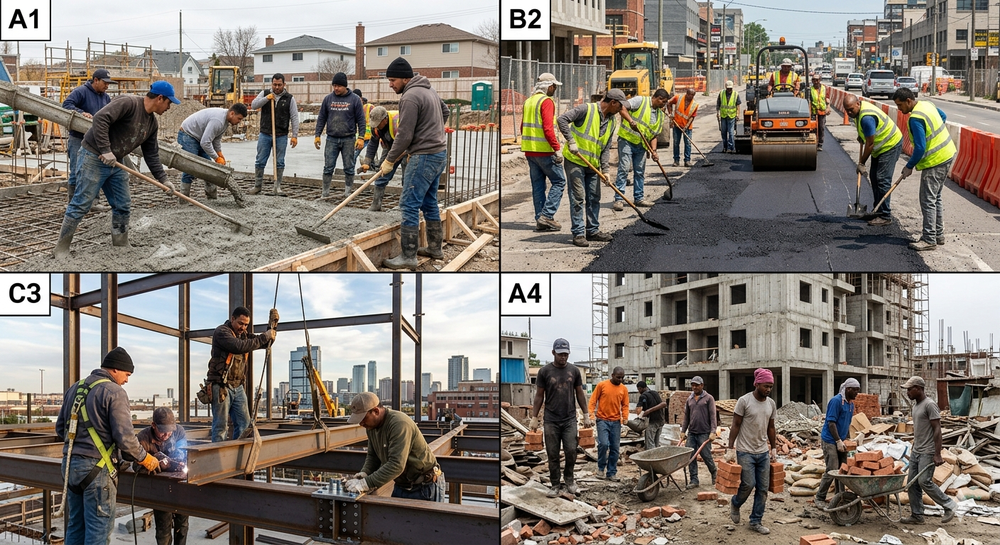
#> input picture data/raw/4/Gemini_Generated_Image_10fmvl10fmvl10fm.png, 1000 x 545 px, shrunk from 1408 x 768 before the run; its folder holds only this picture in this run
$ python crop_images.py
#> lines starting #> are read from the running program, lines starting #| are printed output that depends on the picture
from PIL import Image
from pathlib import Path

ROOT     = Path(__file__).resolve().parent.parent.parent.parent
input_folder = Path(__file__).resolve().parent
output_folder = ROOT / "data" / "raw"/ "ai_gen"
output_folder.mkdir(exist_ok=True)

# Lấy danh sách tên gốc đã crop rồi
done = {p.stem.rsplit("_", 2)[0] for p in output_folder.glob("*.png")}

for img_path in input_folder.glob("*.[pj][np][gg]"):  # khớp .png và .jpg
    if img_path.stem in done:
        print(f"Bỏ qua: {img_path.name}")
        continue

    img = Image.open(img_path)
#> img is the input picture: PIL image 1000x545 RGBA; mean R, G, B, A 130.7, 122.2, 113.6, 255
    w, h = img.size
#> w = 1000; h = 545

    crops = {
        "top_left":     img.crop((0,    0,    w//2, h//2)),
        "top_right":    img.crop((w//2, 0,    w,    h//2)),
        "bottom_left":  img.crop((0,    h//2, w//2, h)),
        "bottom_right": img.crop((w//2, h//2, w,    h)),
    }

    for name, crop in crops.items():
        crop.save(output_folder / f"{img_path.stem}_{name}.png")
#> this loop made 4 passes
#> name on passes 1 to 4: 'top_left', 'top_right', 'bottom_left', 'bottom_right'
#> pass 1, `crop.save(output_folder / f"{img_path.stem}_{name}.png")`:
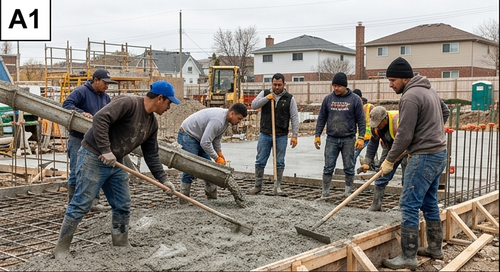
#> saved as Gemini_Generated_Image_10fmvl10fmvl10fm_top_left.png: PIL image 500x272 RGBA; mean R, G, B, A 143.4, 136.2, 127.8, 255
#> pass 2, `crop.save(output_folder / f"{img_path.stem}_{name}.png")`:
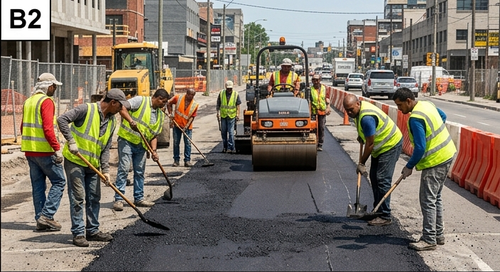
#> saved as Gemini_Generated_Image_10fmvl10fmvl10fm_top_right.png: PIL image 500x272 RGBA; mean R, G, B, A 123.9, 115.5, 104, 255

$ run again, on data/raw/4/Gemini_Generated_Image_7kwtsq7kwtsq7kwt.png
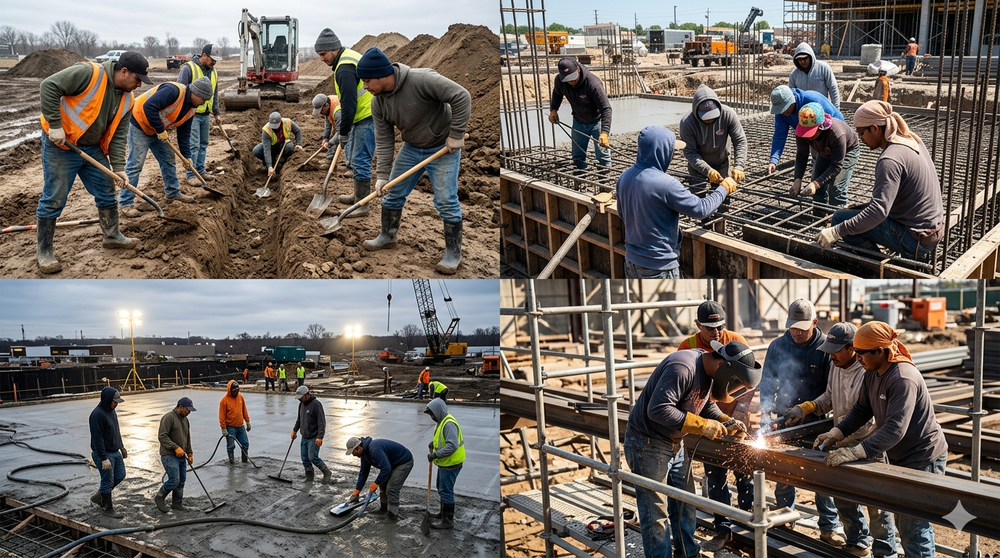
#> input picture data/raw/4/Gemini_Generated_Image_7kwtsq7kwtsq7kwt.png, 1000 x 558 px, shrunk from 1376 x 768 before the run
#> img is the input picture: PIL image 1000x558 RGBA; mean R, G, B, A 112.5, 104.8, 98.3, 255
#> the loop `for name, crop in crops.items():` made 4 passes
#> name on passes 1 to 4: 'top_left', 'top_right', 'bottom_left', 'bottom_right'
#> pass 1, `crop.save(output_folder / f"{img_path.stem}_{name}.png")`:
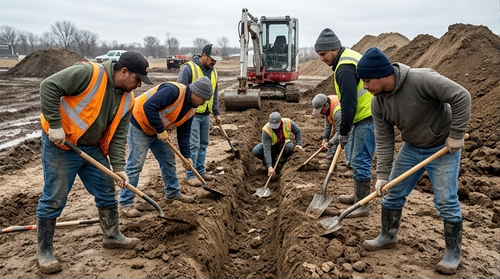
#> saved as Gemini_Generated_Image_7kwtsq7kwtsq7kwt_top_left.png: PIL image 500x279 RGBA; mean R, G, B, A 119.7, 108.2, 96.8, 255
#> pass 2, `crop.save(output_folder / f"{img_path.stem}_{name}.png")`:
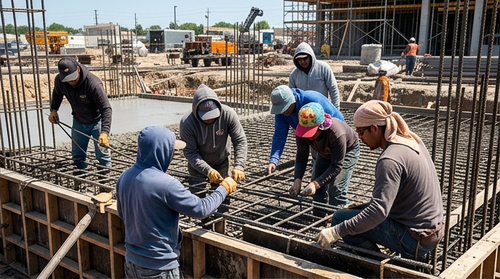
#> saved as Gemini_Generated_Image_7kwtsq7kwtsq7kwt_top_right.png: PIL image 500x279 RGBA; mean R, G, B, A 106.8, 100.1, 95.5, 255

$ run again, on data/raw/4/Gemini_Generated_Image_8pj9p18pj9p18pj9.png
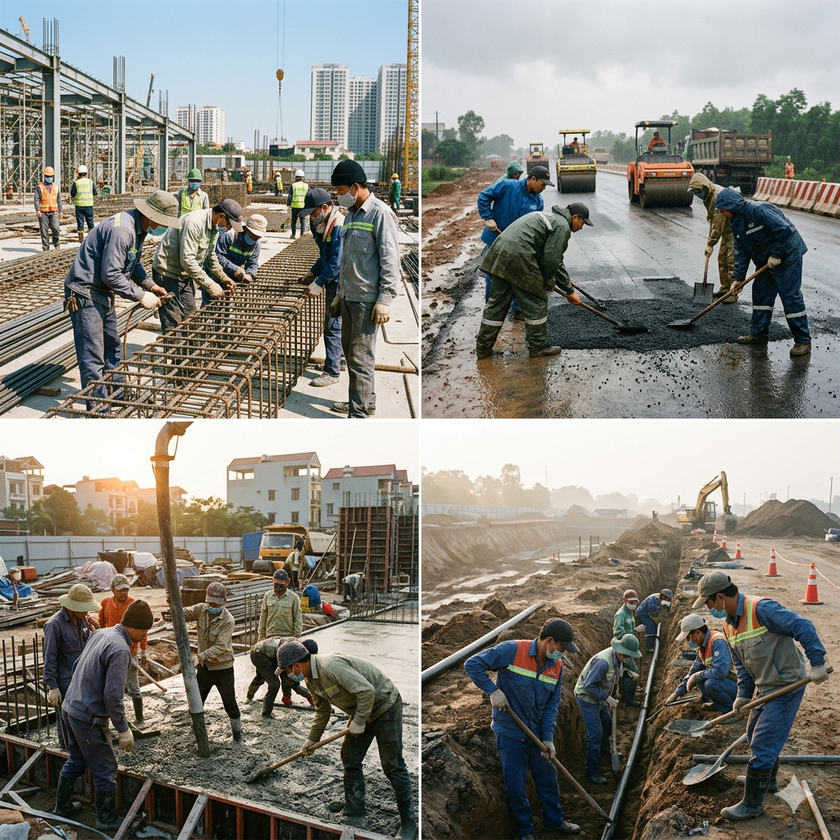
#> input picture data/raw/4/Gemini_Generated_Image_8pj9p18pj9p18pj9.png, 840 x 840 px, shrunk from 1024 x 1024 before the run
#> img is the input picture: PIL image 840x840 RGBA; mean R, G, B, A 133.3, 131.2, 123.1, 255
#> the loop `for name, crop in crops.items():` made 4 passes
#> name on passes 1 to 4: 'top_left', 'top_right', 'bottom_left', 'bottom_right'
#> pass 1, `crop.save(output_folder / f"{img_path.stem}_{name}.png")`:
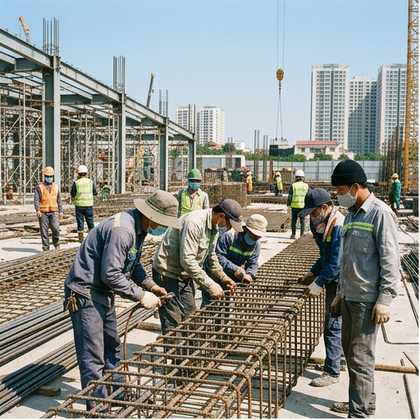
#> saved as Gemini_Generated_Image_8pj9p18pj9p18pj9_top_left.png: PIL image 420x420 RGBA; mean R, G, B, A 141.8, 144.1, 138.1, 255
#> pass 2, `crop.save(output_folder / f"{img_path.stem}_{name}.png")`:
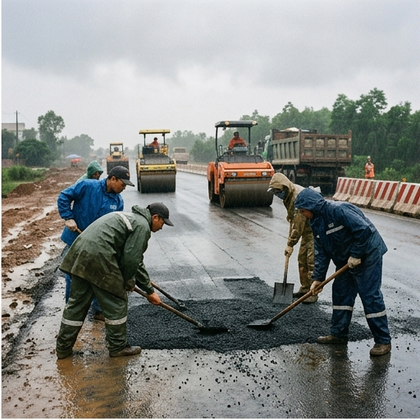
#> saved as Gemini_Generated_Image_8pj9p18pj9p18pj9_top_right.png: PIL image 420x420 RGBA; mean R, G, B, A 138.2, 140.5, 137.1, 255

$ run again, on data/raw/4/Gemini_Generated_Image_broqdrbroqdrbroq.png
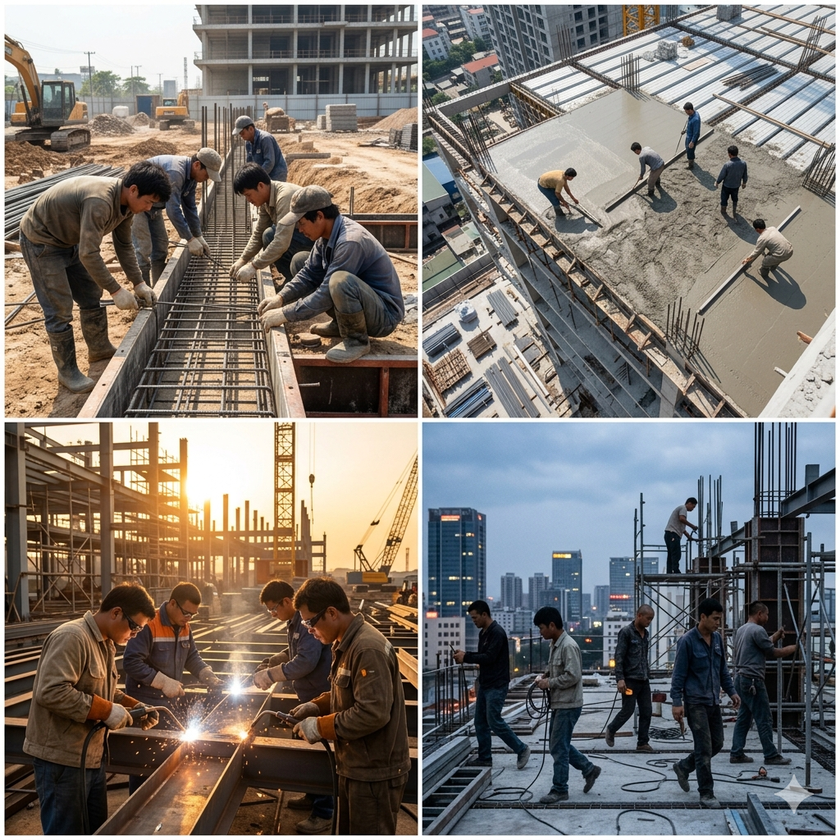
#> input picture data/raw/4/Gemini_Generated_Image_broqdrbroqdrbroq.png, 840 x 840 px, shrunk from 1024 x 1024 before the run
#> img is the input picture: PIL image 840x840 RGBA; mean R, G, B, A 124.8, 118.7, 112.9, 255
#> the loop `for name, crop in crops.items():` made 4 passes
#> name on passes 1 to 4: 'top_left', 'top_right', 'bottom_left', 'bottom_right'
#> pass 1, `crop.save(output_folder / f"{img_path.stem}_{name}.png")`:
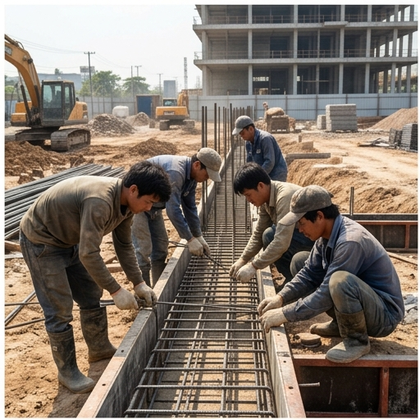
#> saved as Gemini_Generated_Image_broqdrbroqdrbroq_top_left.png: PIL image 420x420 RGBA; mean R, G, B, A 131.5, 119.5, 108.5, 255
#> pass 2, `crop.save(output_folder / f"{img_path.stem}_{name}.png")`:
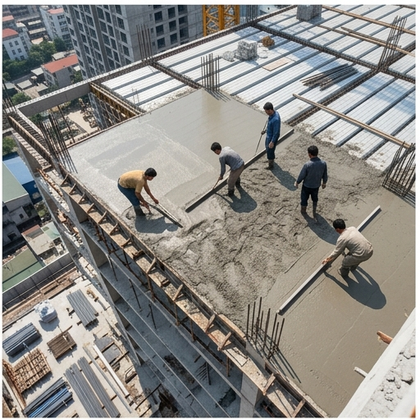
#> saved as Gemini_Generated_Image_broqdrbroqdrbroq_top_right.png: PIL image 420x420 RGBA; mean R, G, B, A 141.8, 139.5, 135, 255

$ run again, on data/raw/4/Gemini_Generated_Image_474wka474wka474w.png
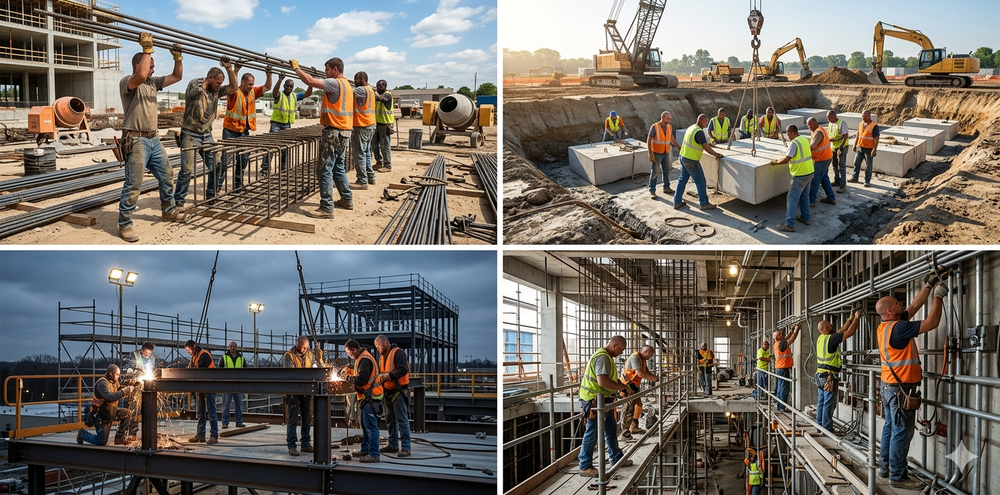
#> input picture data/raw/4/Gemini_Generated_Image_474wka474wka474w.png, 1000 x 495 px, shrunk from 1456 x 720 before the run
#> img is the input picture: PIL image 1000x495 RGBA; mean R, G, B, A 116.6, 111.3, 104.3, 255
#> the loop `for name, crop in crops.items():` made 4 passes
#> name on passes 1 to 4: 'top_left', 'top_right', 'bottom_left', 'bottom_right'
#> pass 1, `crop.save(output_folder / f"{img_path.stem}_{name}.png")`:
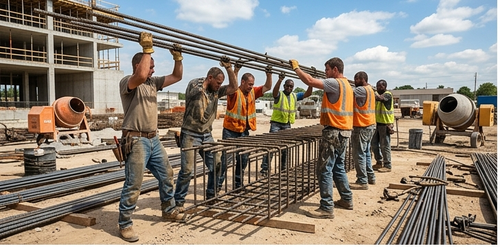
#> saved as Gemini_Generated_Image_474wka474wka474w_top_left.png: PIL image 500x247 RGBA; mean R, G, B, A 141.3, 131.7, 120.3, 255
#> pass 2, `crop.save(output_folder / f"{img_path.stem}_{name}.png")`:
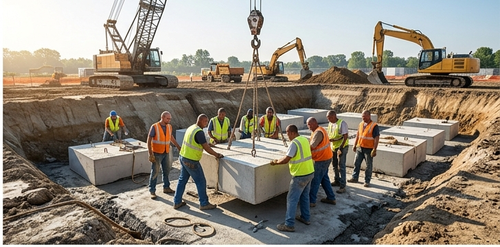
#> saved as Gemini_Generated_Image_474wka474wka474w_top_right.png: PIL image 500x247 RGBA; mean R, G, B, A 145.7, 136.8, 123.4, 255
